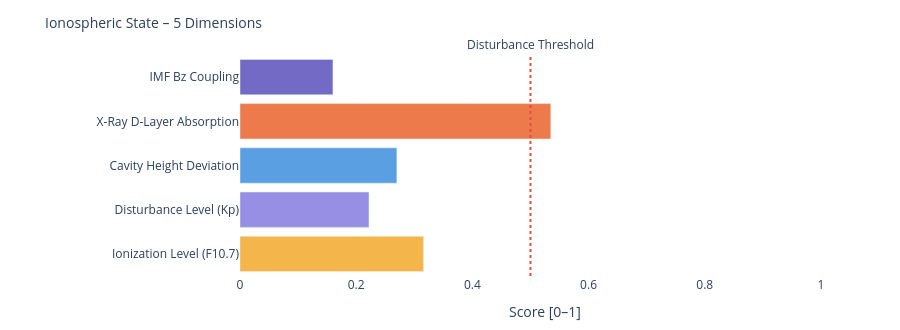

Notebook code for this chart:
### Markdown cell above
---
### 📐 Systemic Insight: Geometric Cavity vs. Real Schumann Resonance

**Relevant for:** Layer 6 = delta analysis &nbsp;|&nbsp; Layer 7 = feature vector / system interpretation

A cavity height change from 80 km to 70 km shifts the **idealized geometric frequencies** only minimally:

| Modus | Aktuell | Referenz | Δ |
|-------|---------|----------|---|
| SR-1 | 10.4762 Hz | 10.4599 Hz | +16 mHz |
| SR-2 | 18.1452 Hz | 18.1171 Hz | +28 mHz |
| SR-3 | 25.6612 Hz | 25.6215 Hz | +40 mHz |
| SR-4 | 33.1285 Hz | 33.0772 Hz | +51 mHz |

The geometric effect is limited because 10 km is very small compared to Earth's radius (~6371 km).

**Consequence:** Real Schumann deviations are likely driven more strongly by **conductivity, damping, day/night structure, lightning distribution and source geometry** than by pure cavity height.

---

**Layer 6 compares:**
```
geometric Δ from Layer 4  vs.  observed Δ from real Schumann measurement data
```

**Layer 7 Feature:**
```
If real Δ >> geometric Δ  →  non-geometric factors dominant
```

### Code cell
# ============================================================
# IONOSPHERIC STATE – Summary gauge
# Five dimensions: ionization, disturbance, cavity height, X-Ray, Bz coupling
# ============================================================

def norm(v, lo, hi):
    if v is None: return None
    return round(max(0.0, min(1.0, (v - lo) / (hi - lo))), 3)

# Ionization level (F10.7 → F2-Layer)
ioniz = norm(f107_val, 60, 250)

# Disturbance level (Kp → E/F-Layer irregularities)
disturb = norm(kp_val, 0, 9)

# Cavity height deviation from reference (80 km)
h_dev = norm(abs(h_eff - 80), 0, 20)

# X-Ray ionization (D-Layer absorption)
xray_ioniz = None
if xray_now is not None:
    xray_ioniz = norm(math.log10(max(xray_now, 1e-9)) + 9, 0, 5)

# Bz coupling (southward Bz → stronger magnetosphere-ionosphere coupling)
bz_coupling = norm(-(bz_now or 0), -5, 30) if bz_now is not None else None

dims = [
    ('Ionization Level (F10.7)',    ioniz,      '#F2A623'),
    ('Disturbance Level (Kp)',      disturb,    '#7F77DD'),
    ('Cavity Height Deviation',     h_dev,      '#378ADD'),
    ('X-Ray D-Layer Absorption',    xray_ioniz, '#E85D24'),
    ('IMF Bz Coupling',             bz_coupling,'#534AB7'),
]

fig = go.Figure()
for name, val, col in dims:
    if val is not None:
        h = int(val * 20)
        bar = '█' * h + '░' * (20 - h)
        label = f'{name}:  {bar}  {val:.3f}'
    else:
        label = f'{name}:  {"─" * 20}  n/a'
    fig.add_trace(go.Bar(
        x=[val if val is not None else 0],
        y=[name],
        orientation='h',
        marker_color=col, opacity=0.82,
        showlegend=False
    ))

fig.add_vline(x=0.5, line_dash='dot', line_color='#e74c3c',
              annotation_text='Disturbance Threshold', annotation_position='top')
fig.update_layout(
    title=dict(text='Ionospheric State – 5 Dimensions', font=dict(size=14)),
    xaxis=dict(title='Score [0–1]', range=[0, 1.05]),
    height=330, plot_bgcolor='rgba(0,0,0,0)', paper_bgcolor='rgba(0,0,0,0)',
    margin=dict(l=240, r=50, t=55, b=40)
)
fig.show()

print(f'\nIonospheric state:')
for name, val, _ in dims:
    print(f'  {name:<35} {val:.3f}' if val is not None else f'  {name:<35} n/a')

### Figure 1 — Plotly figure (JSON) as saved in the notebook; plotly's stock layout.template omitted (floating-point values rounded to 4 significant figures)
{"data": [{"marker": {"color": "#F2A623"}, "opacity": 0.82, "orientation": "h", "showlegend": false, "type": "bar", "x": [0.316], "y": ["Ionization Level (F10.7)"]}, {"marker": {"color": "#7F77DD"}, "opacity": 0.82, "orientation": "h", "showlegend": false, "type": "bar", "x": [0.222], "y": ["Disturbance Level (Kp)"]}, {"marker": {"color": "#378ADD"}, "opacity": 0.82, "orientation": "h", "showlegend": false, "type": "bar", "x": [0.27], "y": ["Cavity Height Deviation"]}, {"marker": {"color": "#E85D24"}, "opacity": 0.82, "orientation": "h", "showlegend": false, "type": "bar", "x": [0.535], "y": ["X-Ray D-Layer Absorption"]}, {"marker": {"color": "#534AB7"}, "opacity": 0.82, "orientation": "h", "showlegend": false, "type": "bar", "x": [0.16], "y": ["IMF Bz Coupling"]}], "layout": {"annotations": [{"showarrow": false, "text": "Disturbance Threshold", "x": 0.5, "xanchor": "center", "xref": "x", "y": 1, "yanchor": "bottom", "yref": "y domain"}], "height": 330, "margin": {"b": 40, "l": 240, "r": 50, "t": 55}, "paper_bgcolor": "rgba(0,0,0,0)", "plot_bgcolor": "rgba(0,0,0,0)", "shapes": [{"line": {"color": "#e74c3c", "dash": "dot"}, "type": "line", "x0": 0.5, "x1": 0.5, "xref": "x", "y0": 0, "y1": 1, "yref": "y domain"}], "title": {"font": {"size": 14}, "text": "Ionospheric State – 5 Dimensions"}, "xaxis": {"range": [0, 1.05], "title": {"text": "Score [0–1]"}}}}
